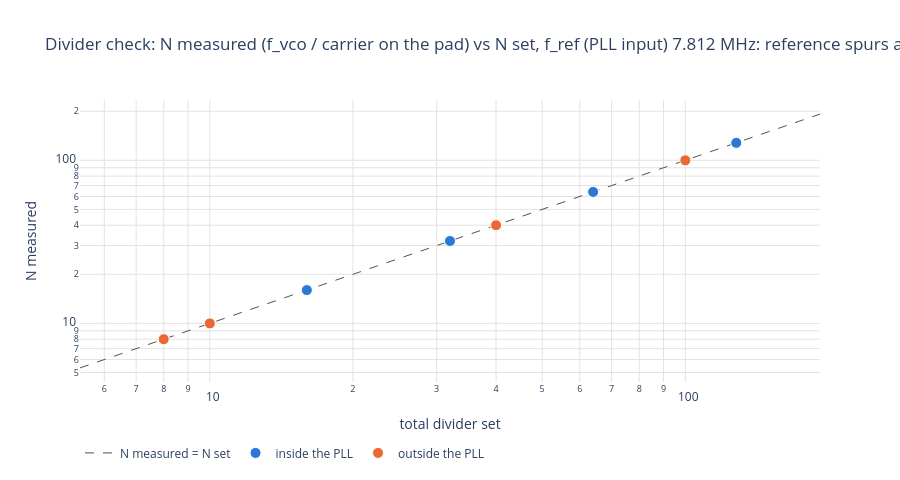

Here is the notebook cell this chart was saved with:
### Code cell
# Divider check: N measured (f_vco / carrier on the pad) against the set total divider; on the line when right.
# (A digital divider is exact: this only catches a wrong N, not a precision error.)
fig = go.Figure()
lim = [divs["total_div"].min() / 1.5, divs["total_div"].max() * 1.5]
fig.add_scatter(x=lim, y=lim, mode="lines", line=dict(color=INK, width=1, dash="dash"), hoverinfo="skip",
                name="N measured = N set")
for path, d in divs[divs["n_meas"].notna()].groupby("path"):
    fig.add_scatter(x=d["total_div"], y=d["n_meas"], mode="markers", name=path,
                    marker=dict(size=11, color=PATH_COLORS[path], line=dict(color="white", width=1)),
                    customdata=np.c_[d["divider"], d["f_out_meas"] / 1e6, d["divider_ok"]],
                    hovertemplate="%{customdata[0]}: N set %{x}, measured %{y:.4f} (carrier on the pad "
                                  "%{customdata[1]:.6f} MHz), ok %{customdata[2]}<extra></extra>")
fig.update_layout(title=f"Divider check: N measured (f_vco / carrier on the pad) vs N set, {REF_TXT}", template="plotly_white",
                  height=480, legend=dict(orientation="h", y=-0.2))
fig.update_xaxes(title="total divider set", type="log", gridcolor=GRID)
fig.update_yaxes(title="N measured", type="log", gridcolor=GRID)
save(fig, "divider_check")

### Figure 1 — Plotly figure (JSON) as saved in the notebook; plotly's stock layout.template omitted (floating-point values rounded to 4 significant figures)
{"data": [{"hoverinfo": "skip", "line": {"color": "#52514e", "dash": "dash", "width": 1}, "mode": "lines", "name": "N measured = N set", "type": "scatter", "x": [5.333, 192], "y": [5.333, 192]}, {"customdata": [["int /8", 125.0, true], ["int /16", 62.5, true], ["int /32", 31.25, true], ["int /64", 15.62, true], ["int /128", 7.812, true]], "hovertemplate": "%{customdata[0]}: N set %{x}, measured %{y:.4f} (carrier on the pad %{customdata[1]:.6f} MHz), ok %{customdata[2]}<extra></extra>", "marker": {"color": "#2a78d6", "line": {"color": "white", "width": 1}, "size": 11}, "mode": "markers", "name": "inside the PLL", "type": "scatter", "x": [8, 16, 32, 64, 128], "y": [8.0, 16.0, 32.0, 64.0, 128.0]}, {"customdata": [["ext /2 x /4", 125.0, true], ["ext /1 x /10", 100.0, true], ["ext /4 x /10", 25.0, true], ["ext /1 x /100", 10.0, true]], "hovertemplate": "%{customdata[0]}: N set %{x}, measured %{y:.4f} (carrier on the pad %{customdata[1]:.6f} MHz), ok %{customdata[2]}<extra></extra>", "marker": {"color": "#eb6834", "line": {"color": "white", "width": 1}, "size": 11}, "mode": "markers", "name": "outside the PLL", "type": "scatter", "x": [8, 10, 40, 100], "y": [8.0, 10.0, 40.0, 100.0]}], "layout": {"height": 480, "legend": {"orientation": "h", "y": -0.2}, "title": {"text": "Divider check: N measured (f_vco / carrier on the pad) vs N set, f_ref (PLL input) 7.812 MHz: reference spurs at k x f_ref"}, "xaxis": {"gridcolor": "#e4e3df", "title": {"text": "total divider set"}, "type": "log"}, "yaxis": {"gridcolor": "#e4e3df", "title": {"text": "N measured"}, "type": "log"}}}
